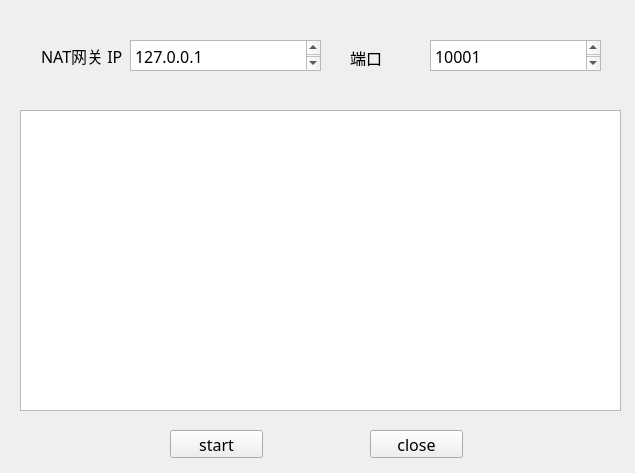
<?xml version="1.0" encoding="UTF-8"?>
<ui version="4.0">
 <class>MainWindow</class>
 <widget class="QMainWindow" name="MainWindow">
  <property name="geometry">
   <rect>
    <x>0</x>
    <y>0</y>
    <width>635</width>
    <height>473</height>
   </rect>
  </property>
  <property name="windowTitle">
   <string>server</string>
  </property>
  <widget class="QWidget" name="centralwidget">
   <widget class="QTextBrowser" name="showtext">
    <property name="geometry">
     <rect>
      <x>20</x>
      <y>110</y>
      <width>601</width>
      <height>301</height>
     </rect>
    </property>
   </widget>
   <widget class="QPushButton" name="startButton">
    <property name="geometry">
     <rect>
      <x>170</x>
      <y>430</y>
      <width>93</width>
      <height>28</height>
     </rect>
    </property>
    <property name="font">
     <font>
      <family>宋体</family>
      <pointsize>12</pointsize>
     </font>
    </property>
    <property name="text">
     <string>start</string>
    </property>
   </widget>
   <widget class="QPushButton" name="pushButton_2">
    <property name="geometry">
     <rect>
      <x>370</x>
      <y>430</y>
      <width>93</width>
      <height>28</height>
     </rect>
    </property>
    <property name="font">
     <font>
      <family>宋体</family>
      <pointsize>12</pointsize>
     </font>
    </property>
    <property name="text">
     <string>close</string>
    </property>
   </widget>
   <widget class="QLabel" name="natiplabel">
    <property name="geometry">
     <rect>
      <x>41</x>
      <y>40</y>
      <width>81</width>
      <height>31</height>
     </rect>
    </property>
    <property name="font">
     <font>
      <family>宋体</family>
      <pointsize>12</pointsize>
     </font>
    </property>
    <property name="text">
     <string>NAT网关 IP</string>
    </property>
   </widget>
   <widget class="QLabel" name="portlabel">
    <property name="geometry">
     <rect>
      <x>350</x>
      <y>50</y>
      <width>51</width>
      <height>16</height>
     </rect>
    </property>
    <property name="font">
     <font>
      <family>宋体</family>
      <pointsize>12</pointsize>
     </font>
    </property>
    <property name="text">
     <string>端口</string>
    </property>
   </widget>
   <widget class="QTextBrowser" name="natip">
    <property name="geometry">
     <rect>
      <x>130</x>
      <y>40</y>
      <width>191</width>
      <height>31</height>
     </rect>
    </property>
    <property name="font">
     <font>
      <family>宋体</family>
      <pointsize>12</pointsize>
     </font>
    </property>
    <property name="html">
     <string>&lt;!DOCTYPE HTML PUBLIC &quot;-//W3C//DTD HTML 4.0//EN&quot; &quot;http://www.w3.org/TR/REC-html40/strict.dtd&quot;&gt;
&lt;html&gt;&lt;head&gt;&lt;meta name=&quot;qrichtext&quot; content=&quot;1&quot; /&gt;&lt;style type=&quot;text/css&quot;&gt;
p, li { white-space: pre-wrap; }
&lt;/style&gt;&lt;/head&gt;&lt;body style=&quot; font-family:'宋体'; font-size:12pt; font-weight:400; font-style:normal;&quot;&gt;
&lt;p style=&quot; margin-top:0px; margin-bottom:0px; margin-left:0px; margin-right:0px; -qt-block-indent:0; text-indent:0px;&quot;&gt;&lt;span style=&quot; font-family:'Agency FB';&quot;&gt;127.0.0.1&lt;/span&gt;&lt;/p&gt;
&lt;p style=&quot;-qt-paragraph-type:empty; margin-top:0px; margin-bottom:0px; margin-left:0px; margin-right:0px; -qt-block-indent:0; text-indent:0px; font-family:'Agency FB';&quot;&gt;&lt;br /&gt;&lt;/p&gt;&lt;/body&gt;&lt;/html&gt;</string>
    </property>
   </widget>
   <widget class="QTextBrowser" name="port">
    <property name="geometry">
     <rect>
      <x>430</x>
      <y>40</y>
      <width>171</width>
      <height>31</height>
     </rect>
    </property>
    <property name="font">
     <font>
      <family>宋体</family>
      <pointsize>12</pointsize>
     </font>
    </property>
    <property name="html">
     <string>&lt;!DOCTYPE HTML PUBLIC &quot;-//W3C//DTD HTML 4.0//EN&quot; &quot;http://www.w3.org/TR/REC-html40/strict.dtd&quot;&gt;
&lt;html&gt;&lt;head&gt;&lt;meta name=&quot;qrichtext&quot; content=&quot;1&quot; /&gt;&lt;style type=&quot;text/css&quot;&gt;
p, li { white-space: pre-wrap; }
&lt;/style&gt;&lt;/head&gt;&lt;body style=&quot; font-family:'宋体'; font-size:12pt; font-weight:400; font-style:normal;&quot;&gt;
&lt;p style=&quot; margin-top:0px; margin-bottom:0px; margin-left:0px; margin-right:0px; -qt-block-indent:0; text-indent:0px;&quot;&gt;&lt;span style=&quot; font-family:'Agency FB';&quot;&gt;10001&lt;/span&gt;&lt;/p&gt;&lt;/body&gt;&lt;/html&gt;</string>
    </property>
   </widget>
  </widget>
 </widget>
 <resources/>
 <connections>
  <connection>
   <sender>startButton</sender>
   <signal>clicked()</signal>
   <receiver>MainWindow</receiver>
   <slot>start()</slot>
   <hints>
    <hint type="sourcelabel">
     <x>238</x>
     <y>452</y>
    </hint>
    <hint type="destinationlabel">
     <x>343</x>
     <y>445</y>
    </hint>
   </hints>
  </connection>
  <connection>
   <sender>pushButton_2</sender>
   <signal>clicked()</signal>
   <receiver>MainWindow</receiver>
   <slot>close()</slot>
   <hints>
    <hint type="sourcelabel">
     <x>441</x>
     <y>449</y>
    </hint>
    <hint type="destinationlabel">
     <x>579</x>
     <y>436</y>
    </hint>
   </hints>
  </connection>
 </connections>
 <slots>
  <slot>start()</slot>
 </slots>
</ui>
